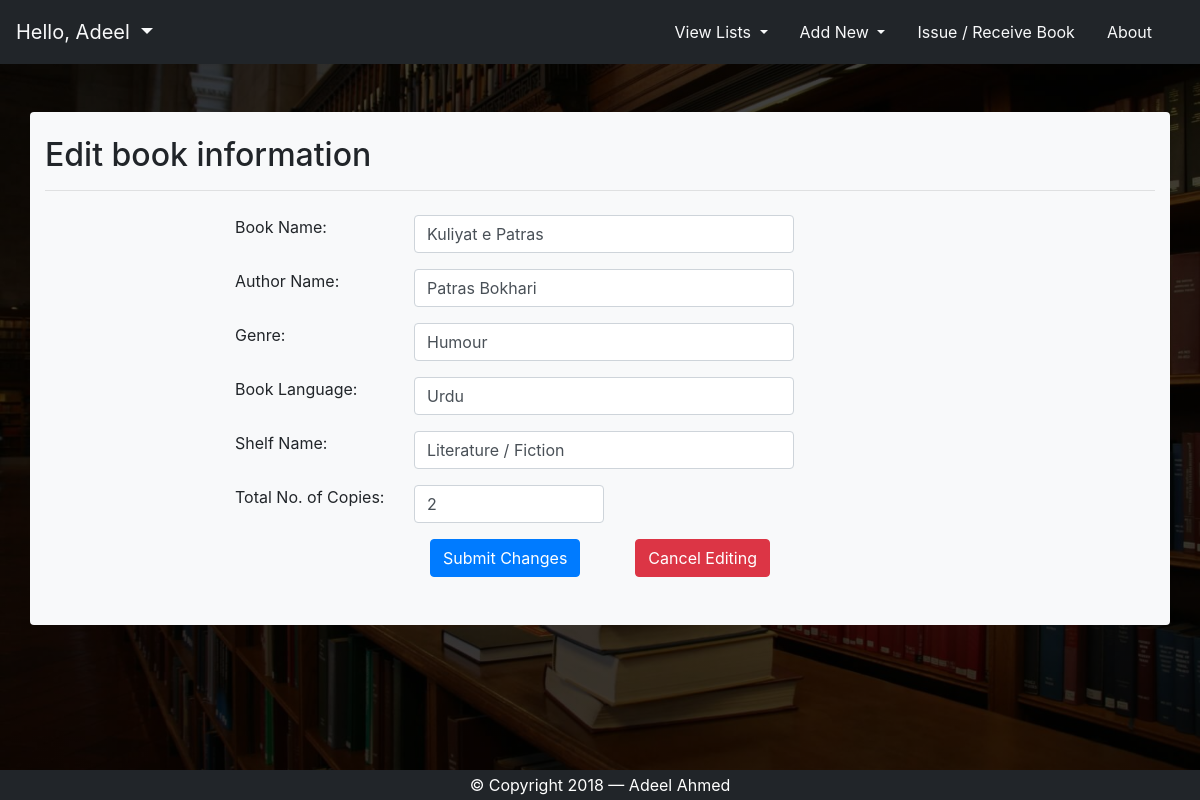
The page /edit-book?name=Kuliyat+e+Patras (signed in) on the database its author committed.
### tables this page shows
CREATE TABLE IF NOT EXISTS `book` (
  `id` int(11) NOT NULL AUTO_INCREMENT,
  `name` varchar(255) NOT NULL,
  `author` varchar(255) NOT NULL,
  `genre` varchar(255) NOT NULL,
  `book_language` varchar(255) NOT NULL,
  `shelf` varchar(255) NOT NULL,
  `total_copies` int(11) NOT NULL,
  `issued_copies` int(11) NOT NULL DEFAULT '0',
  PRIMARY KEY (`id`)
);

### views/edit_book.view.php (called while the page is built, shortened)
<?php
require('views/partials/header.partialview.php') ;
require('views/partials/navigation.partialview.php');
require('controllers/Edit_Book.php');
?>
<?php
require('views/partials/footer.partialview.php');
?>

### edit-book.php (called while the page is built, shortened)
<?php
require('views/edit_book.view.php');
?>

### core/scripts/php/edit-book-formatting.php (the view, shortened to what this page needs)
<?php
echo <<< EOD
    <div class='container bg-light mt-5 pt-4 pb-5 rounded'>
        <div>
            <h2>Edit book information</h2>
            <hr/>
            <form id='editbook-form' class='mt-4 needs-validation' method='post' action='controllers/Submit_Book_Changes.php' novalidate>
                <div class='form-group row'>
                    <label for='bookName' class='col-md-2 offset-md-2'>Book Name:</label>
                    <input class='form-control col-md-4 ml-1' type='text' id='bookName' name='bookName' value='{$editBook["name"]}'  required>
                </div>
                <div class='form-group row'>
                    <label for='authorName' class='col-md-2 offset-md-2'>Author Name:</label>
                    <input class='form-control col-md-4 ml-1' type='text' id='authorName' name='authorName' value='{$editBook["author"]}' required>
                </div>
                <div class='form-group row'>
                    <label for='genreName' class='col-md-2 offset-md-2'>Genre:</label>
                    <input class='form-control col-md-4 ml-1' type='text' id='genreName' name='genreName' value='{$editBook["genre"]}' required>
                </div>
                <div class='form-group row'>
                    <label for='book_language' class='col-md-2 offset-md-2'>Book Language:</label>
                    <input class='form-control col-md-4 ml-1' type='text' id='book_language' name='book_language' value='{$editBook["book_language"]}' required>
                </div>
                <div class='form-group row'>
                    <label for='shelf' class='col-md-2 offset-md-2'>Shelf Name:</label>
                    <input class='form-control col-md-4 ml-1' type='text' id='shelf' name='shelf' value='{$editBook["shelf"]}' required>
                </div>
                <div class='form-group row'>
                    <label for='total_copies' class='col-md-2 offset-md-2'>Total No. of Copies:</label>
                    <input class='form-control col-md-2 ml-1' type='number' id='total_copies' name='total_copies' min='1' value='{$editBook["total_copies"]}' required>
                </div>
                <input type='hidden' name='bookID' value='{$editBook["id"]}'>
                <input type='hidden' name='issued_copies' value='{$editBook["issued_copies"]}'>
                <div class='col-md-4 offset-md-4'>
                    <div class='d-flex justify-content-between'>
                        <button type='submit' class='btn btn-primary'>Submit Changes</button>
                        <button type='button' onclick='cancelEditing()' class='btn btn-danger'>Cancel Editing</button>
                    </div>
                </div>
            </form>
        </div>
    </div>
EOD;
?>

### core/css/logged-in-style.css (style rules this page uses)
html { position: relative; min-height: 100%; }
body { min-height: 100%; background: linear-gradient(rgba(0, 0, 0, 0.75), rgba(0, 0, 0, 0.75)), url('../../images/library1.jpg') center no-repeat fixed; background-size: cover; margin-bottom: 60px; }

### rows shown on the page
book: bookName "Kuliyat e Patras", authorName "Patras Bokhari", genreName "Humour", book_language "Urdu", shelf "Literature / Fiction", total_copies "2"

### other values the page prints
$_SESSION["user_name"] "Adeel"
